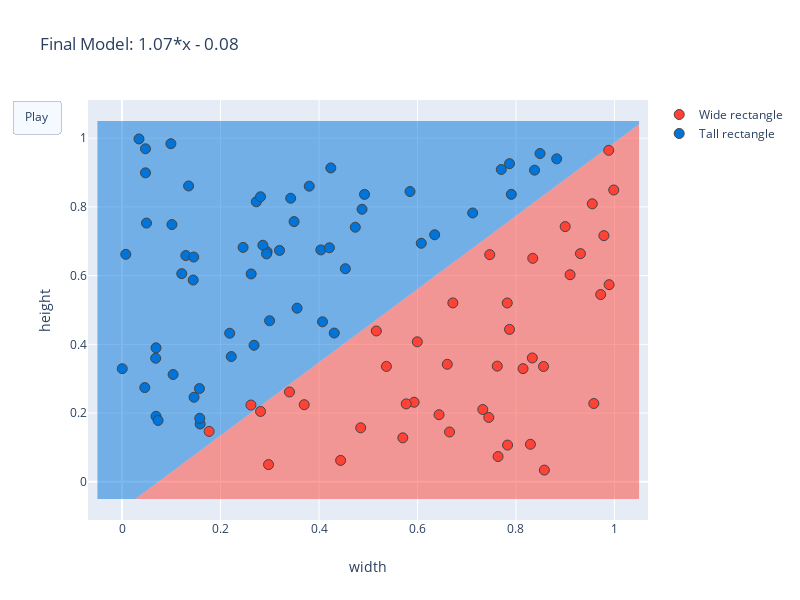

The code cell stored with this chart in its notebook:
### Markdown cell above
La oss teste dette opp boks-dataen vår. Vi vet at den korrekte linjen for å skille høye og vide rektangler vil være:
$$y = w_0*x + w_1 = 1 * x + 0 = x$$

### Code cell
gradient_descent_animation((0, 1), (0, 1), w_real=[1, -1, 0], w_initial=[-0.5, -1, 0.8], lr=1, layout=layout, class_names=class_names, inv_class_names_for_plot=True)
